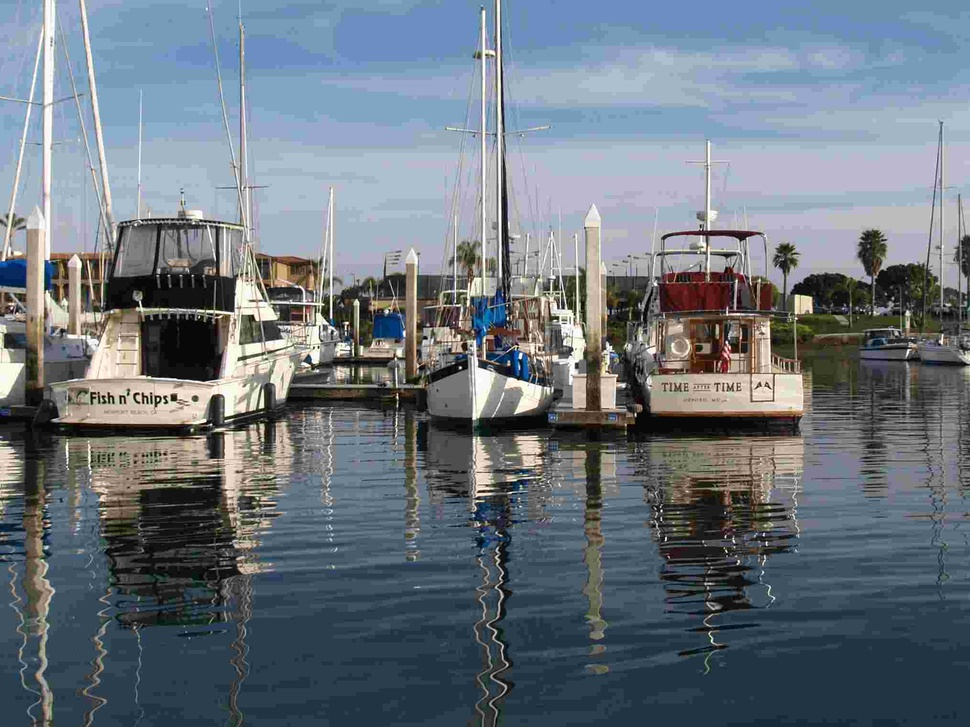
#> input picture Data/tabs/ag_forge_tab/modules/Python-master/data_compression/image_data/PSNR-example-comp-10.jpg, 970 x 727 px, shrunk from 2028 x 1521 before the run
$ python -i texture_tool.py   (imports and definitions only)
#> lines starting #> are read from the running program, lines starting #| are printed output that depends on the picture
#!/usr/bin/env python3
"""
Texture Collage Cutter & Profiler
A CLI tool for texture analysis and image sectioning for animation workflows
"""

import argparse
import os
import sys
import json
import shutil
from pathlib import Path
from typing import Dict, List, Tuple, Optional, Any
from datetime import datetime

try:
    from PIL import Image, ImageDraw, ImageFilter
    import numpy as np
    HAS_DEPS = True
except ImportError:
    HAS_DEPS = False
    print("Missing dependencies. Install: pip install Pillow numpy")
    sys.exit(1)

# ============================================================================
# Configuration & Storage System
# ============================================================================

class TextureStorage:
    """Manages storage of texture profiles and image collections"""

    def __init__(self, storage_path: str = "~/.texture_tool"):
#> called with storage_path = '~/.texture_tool'
        self.base_path = Path(storage_path).expanduser()
        self.profiles_path = self.base_path / "profiles"
        self.collections_path = self.base_path / "collections"
        self.workflows_path = self.base_path / "workflows"

        for path in [self.base_path, self.profiles_path, self.collections_path, self.workflows_path]:
            path.mkdir(parents=True, exist_ok=True)

    # [15 lines left out: function list_images, not called in this run]

    def save_profile(self, image_path: str, profile_data: Dict) -> str:
        """Save texture profile to storage"""
        image_name = Path(image_path).stem
        timestamp = datetime.now().strftime("%Y%m%d_%H%M%S")
        profile_file = self.profiles_path / f"{image_name}_{timestamp}.json"

        with open(profile_file, 'w') as f:
            json.dump(profile_data, f, indent=2)

        return str(profile_file)

    # [40 lines left out: functions list_profiles, save_workflow, list_workflows, store_image, remove_image, not called in this run]

# ============================================================================
# Texture Profiler
# ============================================================================

class TextureProfiler:
    """Analyzes texture properties of images"""

    def __init__(self):
        self.storage = TextureStorage()

    def profile_image(self, image_path: str, save_profile: bool = True) -> Dict:
        """Generate comprehensive texture profile"""
#> called with save_profile = True
        try:
            img = Image.open(image_path)
#> img is the input picture: PIL image 970x727 RGB; mean R, G, B 107.3, 117.1, 126.6
        except Exception as e:
            raise ValueError(f"Cannot open image: {e}")

        # Convert to numpy array for analysis
        if img.mode != 'RGB':
            img_rgb = img.convert('RGB')
        else:
            img_rgb = img

        img_array = np.array(img_rgb)

        # Basic image properties
        profile = {
            'file': image_path,
            'dimensions': img.size,
            'mode': img.mode,
            'format': img.format,
            'has_alpha': img.mode in ('RGBA', 'LA', 'PA'),
            'created': datetime.now().isoformat(),
            'analysis': {}
        }

        # Color analysis
        profile['analysis']['color'] = self._analyze_colors(img_array)

        # Edge analysis
        profile['analysis']['edges'] = self._analyze_edges(img_array)

        # Texture analysis
        profile['analysis']['texture'] = self._analyze_texture(img_array)

        # Transparency analysis
        if profile['has_alpha']:
            profile['analysis']['transparency'] = self._analyze_transparency(img)

        # Save profile if requested
        if save_profile:
            profile_path = self.storage.save_profile(image_path, profile)
            profile['profile_path'] = profile_path

        return profile

    def _analyze_colors(self, img_array: np.ndarray) -> Dict:
        """Analyze color distribution"""
        # Calculate mean and std for each channel
        means = img_array.mean(axis=(0, 1))
#> means = [107.3, 117.1, 126.6]
        stds = img_array.std(axis=(0, 1))
#> stds = [59.37, 58.43, 63.66]

        # Simple dominant color detection
        reshaped = img_array.reshape(-1, 3)
        unique_colors, counts = np.unique(reshaped, axis=0, return_counts=True)
        dominant_idx = counts.argmax()
#> dominant_idx = 8150

        return {
            'mean_rgb': means.tolist(),
            'std_rgb': stds.tolist(),
            'dominant_color': unique_colors[dominant_idx].tolist(),
            'unique_colors': len(unique_colors),
            'color_entropy': float(np.std(means))
        }

    def _analyze_edges(self, img_array: np.ndarray) -> Dict:
        """Analyze edge content"""
        # Convert to grayscale for edge detection
        if len(img_array.shape) == 3:
            gray = np.mean(img_array, axis=2).astype(np.uint8)
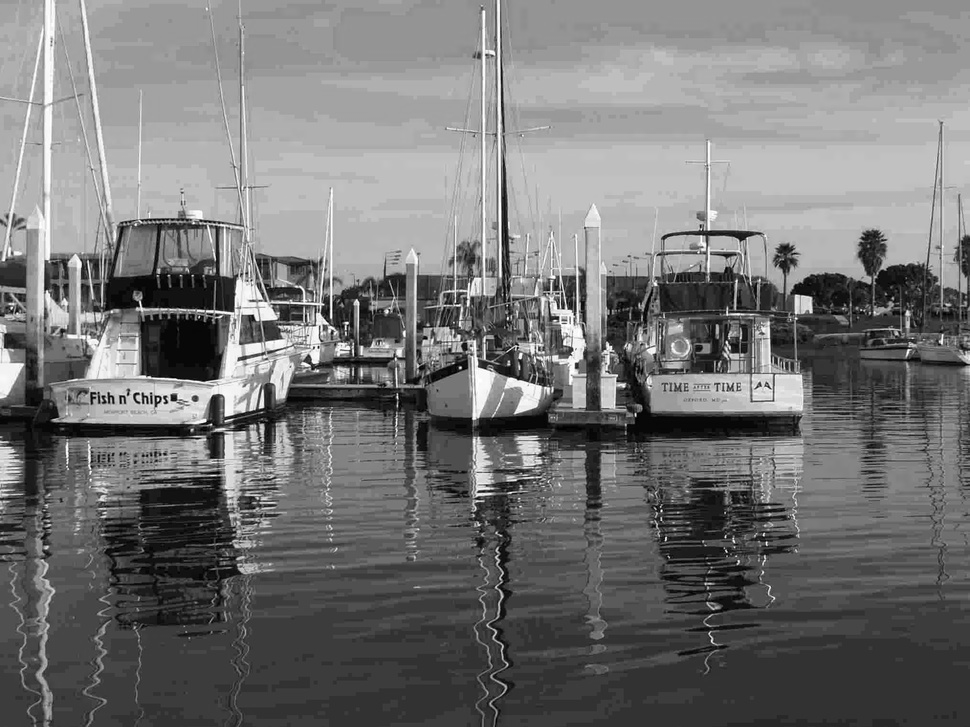
#> gray: shape (727, 970); min 0, max 255, mean 116.6
        else:
            gray = img_array

        # Simple edge detection using Sobel
        from scipy import ndimage
        sobel_x = ndimage.sobel(gray, axis=0)
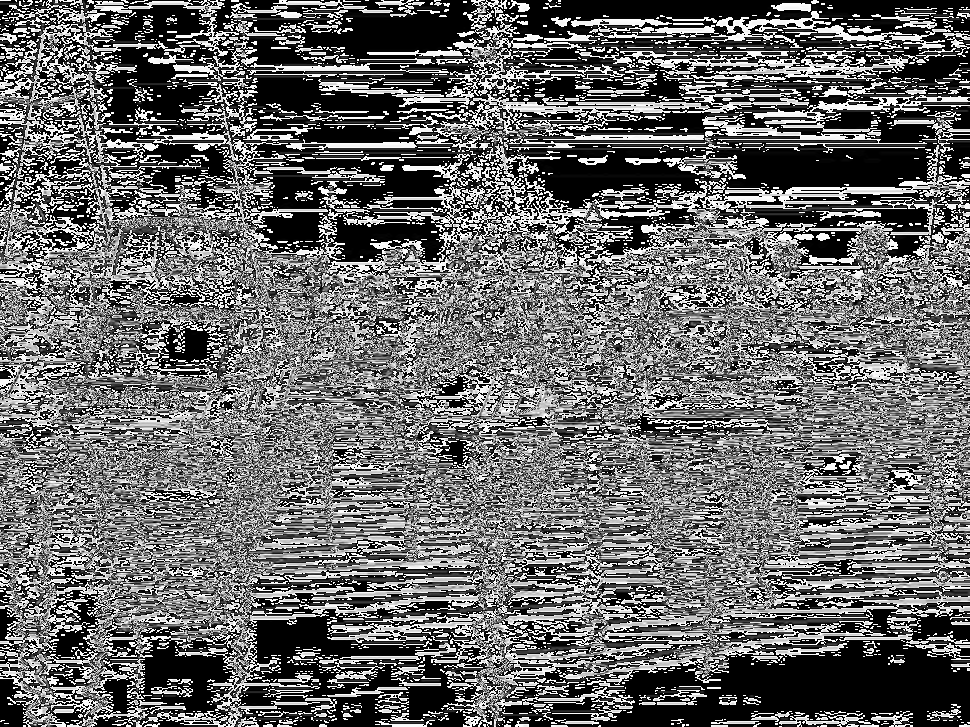
#> sobel_x: shape (727, 970); min 0, max 255, mean 105.3
        sobel_y = ndimage.sobel(gray, axis=1)
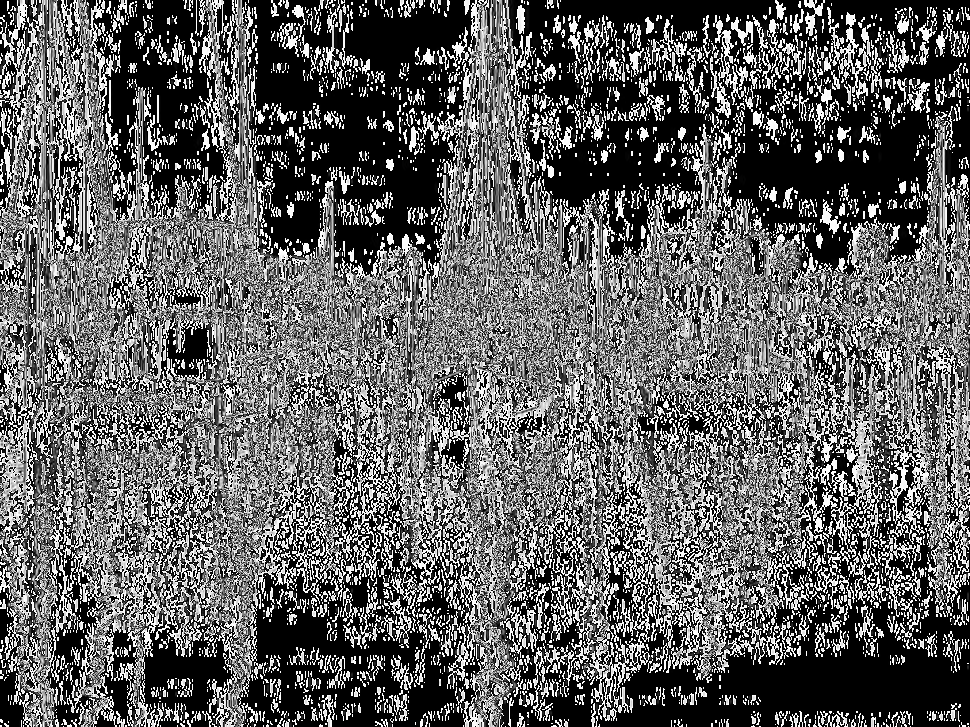
#> sobel_y: shape (727, 970); min 0, max 255, mean 97.6
        edge_magnitude = np.hypot(sobel_x, sobel_y)
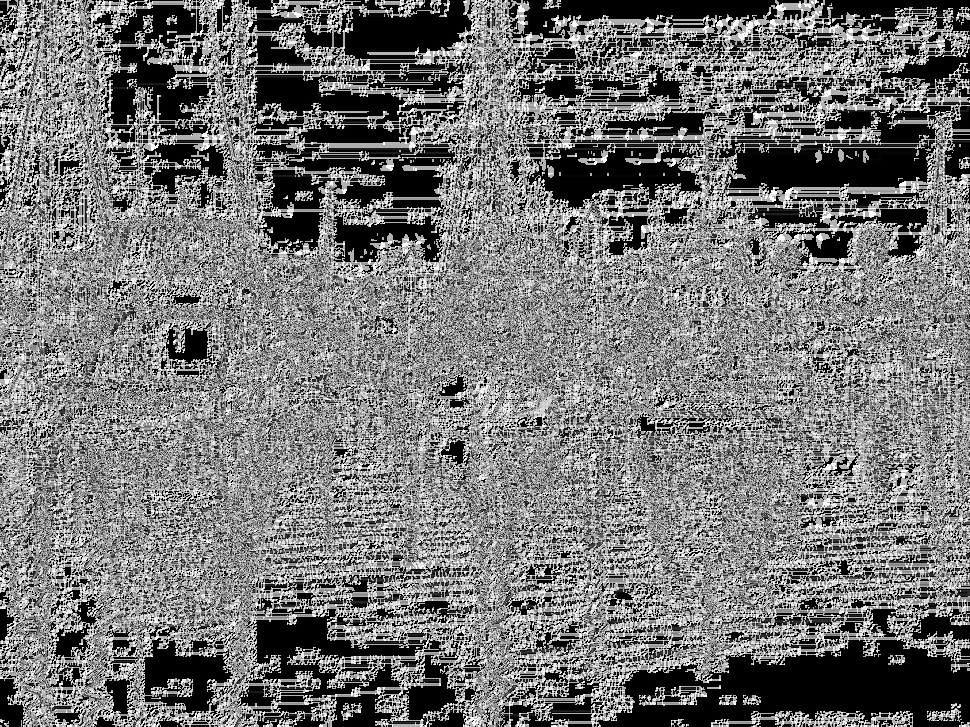
#> edge_magnitude: shape (727, 970) float16; min 0, max 360.5, mean 166.6; drawn with min black and max white

        edge_threshold = edge_magnitude.mean() + edge_magnitude.std()
#> edge_threshold = inf
        edge_pixels = np.sum(edge_magnitude > edge_threshold)
#> edge_pixels = 0
        total_pixels = gray.size
#> total_pixels = 705190

        return {
            'edge_density': float(edge_pixels / total_pixels),
            'edge_variance': float(edge_magnitude.var()),
            'edge_threshold': float(edge_threshold)
        }

    def _analyze_texture(self, img_array: np.ndarray) -> Dict:
        """Analyze texture properties"""
        if len(img_array.shape) == 3:
            gray = np.mean(img_array, axis=2)
        else:
            gray = img_array

        # Calculate texture uniformity
        from scipy import ndimage
        blurred = ndimage.gaussian_filter(gray, sigma=2)
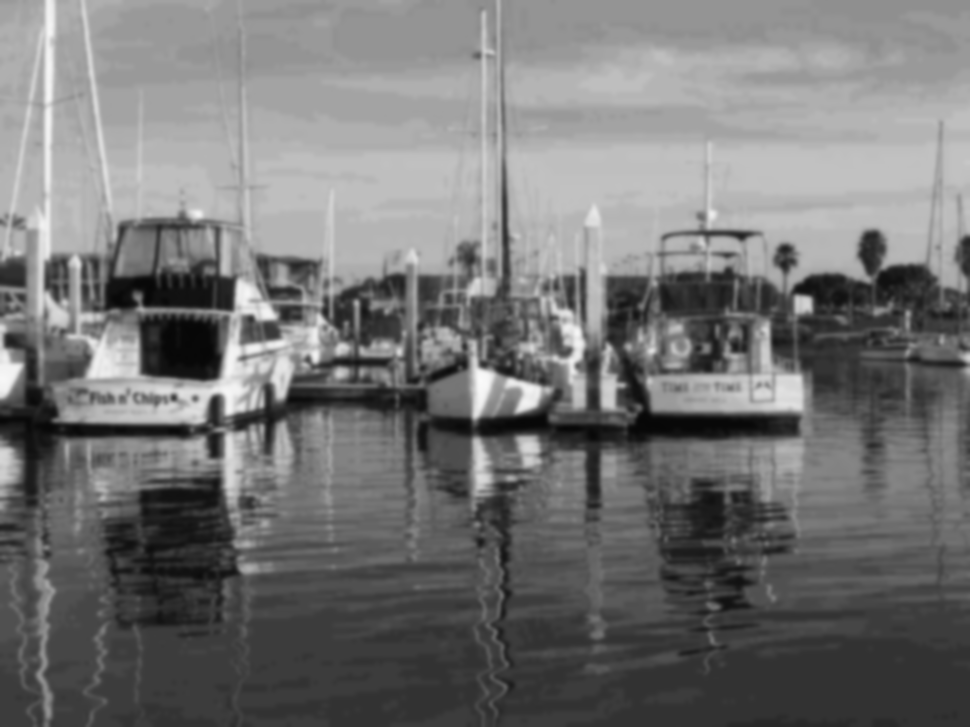
#> blurred: shape (727, 970) float64; min 7.56, max 250.6, mean 117
        texture_diff = np.abs(gray - blurred)
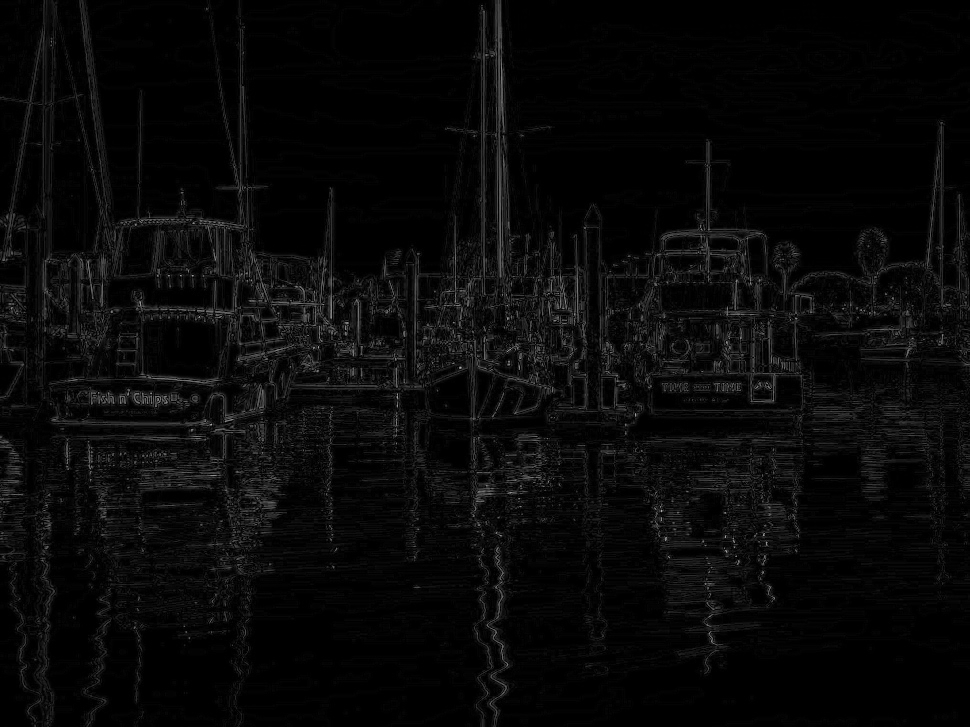
#> texture_diff: shape (727, 970) float64; min 0, max 171.8, mean 9.2

        return {
            'uniformity': float(texture_diff.mean()),
            'contrast': float(gray.std()),
            'brightness': float(gray.mean())
        }

    # [13 lines left out: function _analyze_transparency, not called in this run]

# ============================================================================
# Image Cutter
# ============================================================================

class ImageCutter:
    """Cuts images into sections using various strategies"""

    # [214 lines left out: functions __init__, cut_image, _cut_grid, _cut_contours, _cut_by_color, _cut_by_alpha and 1 more, not called in this run]

# ============================================================================
# Classification System
# ============================================================================

class TextureClassifier:
    """Classifies textures based on profiles"""

    def __init__(self):
        self.storage = TextureStorage()

    # [51 lines left out: function classify_image, not called in this run]

# ============================================================================
# Workflow Manager
# ============================================================================

class WorkflowManager:
    """Manages and executes texture processing workflows"""

    # [386 lines left out: functions __init__, _load_default_workflows, list_workflows, run_workflow, _execute_step, main, not called in this run]

# [14 lines not run here, left out]

>>> result = TextureProfiler().profile_image('../../../../../../ag_forge_tab/modules/Python-master/data_compression/image_data/PSNR-example-comp-10.jpg')
#> result = 8 items

$ run again, on Data/tabs/ag_forge_tab/modules/Python-master/data_compression/image_data/example_wikipedia_image.jpg
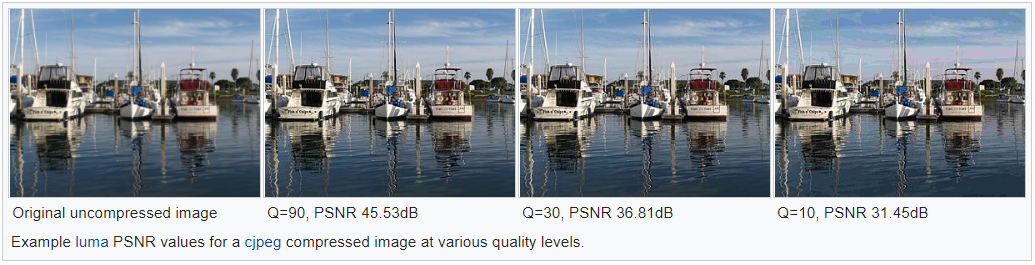
#> input picture Data/tabs/ag_forge_tab/modules/Python-master/data_compression/image_data/example_wikipedia_image.jpg, 1035 x 265 px
#> in profile_image, img is the input picture: PIL image 1035x265 RGBA; mean R, G, B, A 148, 155.1, 161.9, 255
#> means = [148, 155.1, 161.9]
#> stds = [79.34, 76.15, 76.1]
#> dominant_idx = 86137
#> in _analyze_edges, `edge_magnitude = np.hypot(sobel_x, sobel_y)`:
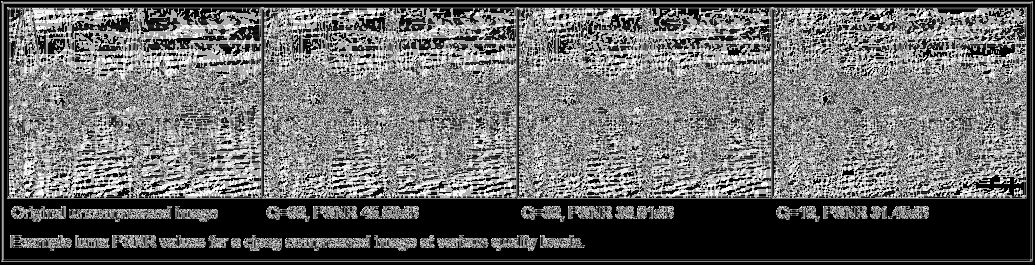
#> edge_magnitude: shape (265, 1035) float16; min 0, max 360.5, mean 151.5; drawn with min black and max white
#> edge_threshold = inf
#> edge_pixels = 0
#> in _analyze_texture, `texture_diff = np.abs(gray - blurred)`:
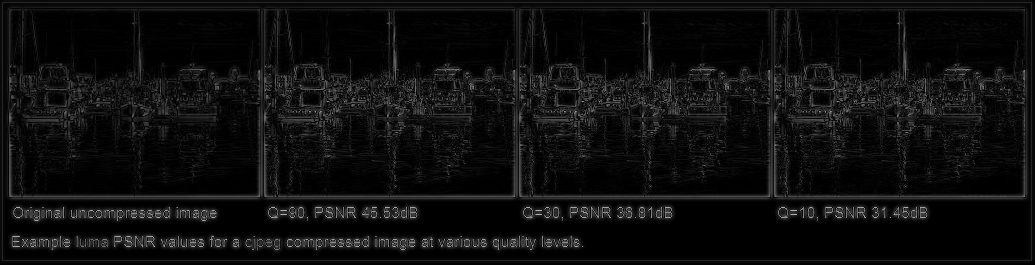
#> texture_diff: shape (265, 1035) float64; min 0, max 181, mean 14.5
#> alpha: shape (265, 1035); every value is 255
#> result = 8 items
